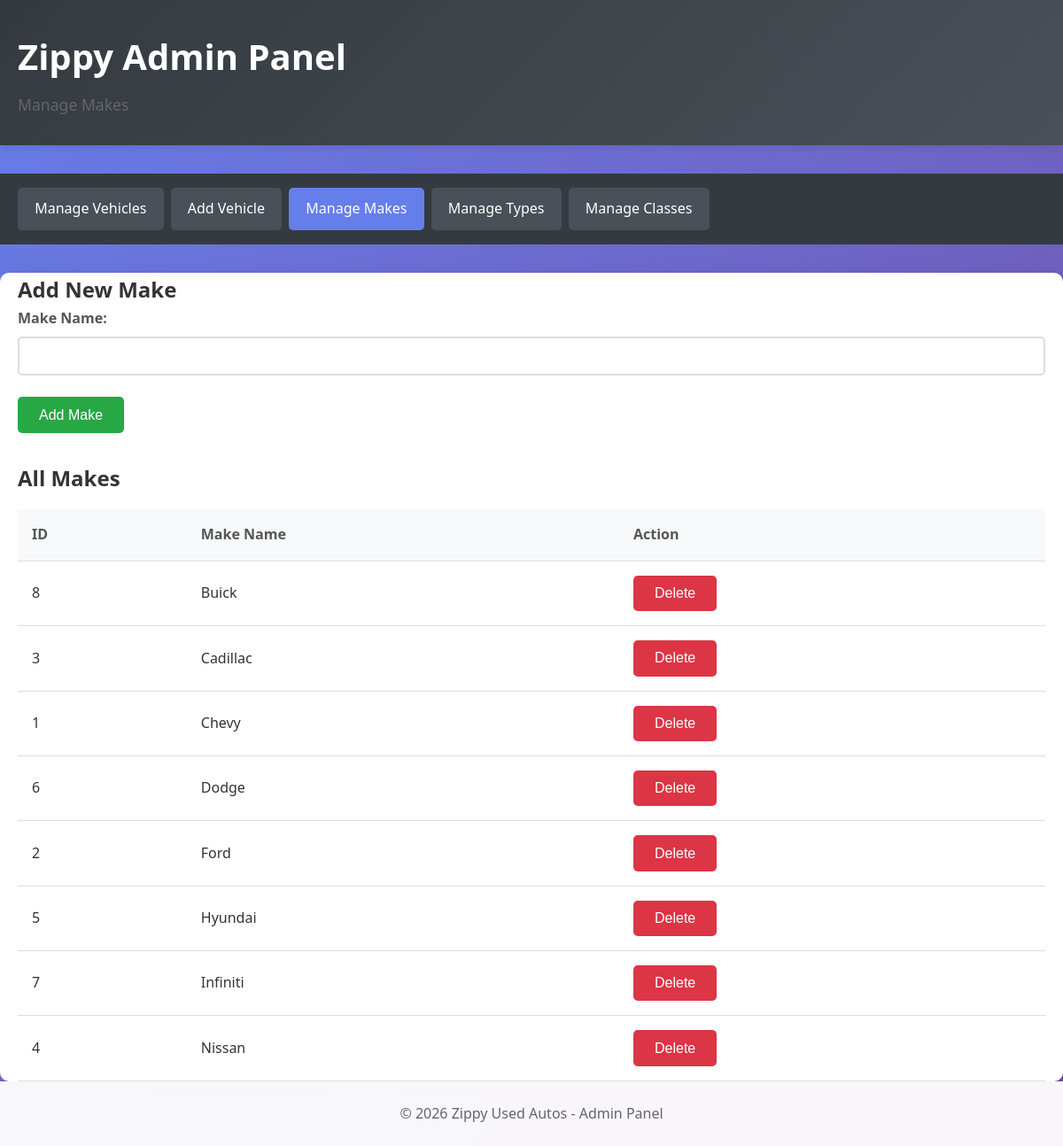
/admin/makes.php, run on the app's committed database.
### tables this page shows
CREATE TABLE makes (
    make_id INT AUTO_INCREMENT PRIMARY KEY,
    make_name VARCHAR(50) NOT NULL UNIQUE
);

### model/makes_db.php (called while the page is built, shortened)
<?php
function get_all_makes() {
    $db = get_db_connection();
    $query = "SELECT * FROM makes ORDER BY make_name";
    $statement = $db->prepare($query);
    $statement->execute();
    $makes = $statement->fetchAll();
    return $makes;
}
?>

### view/admin/makes_list.php (the view, shortened to what this page needs)
<!DOCTYPE html>
<html lang="en">
<head>
    <link rel="stylesheet" href="../css/style.css">
</head>
<body>
    <header class="admin-header">
        <div class="container">
            <h1>Zippy Admin Panel</h1>
            <p class="tagline">Manage Makes</p>
        </div>
    </header>
    <nav class="admin-nav">
        <div class="container">
            <ul>
                <li><a href="index.php">Manage Vehicles</a></li>
                <li><a href="add_vehicle.php">Add Vehicle</a></li>
                <li><a href="makes.php" class="active">Manage Makes</a></li>
                <li><a href="types.php">Manage Types</a></li>
                <li><a href="classes.php">Manage Classes</a></li>
            </ul>
        </div>
    </nav>
    <main class="container">
        <h2>Add New Make</h2>
        <form method="POST">
            <div class="form-group">
                <label for="make_name">Make Name:</label>
                <input type="text" id="make_name" name="make_name" required>
            </div>
            <button type="submit" class="btn btn-success">Add Make</button>
        </form>
        <h2 style="margin-top: 2rem;">All Makes</h2>
        <table>
            <thead>
                <tr>
                    <th>ID</th>
                    <th>Make Name</th>
                    <th>Action</th>
                </tr>
            </thead>
            <tbody>
                <?php foreach ($makes as $make): ?>
                    <tr>
                        <td><?php echo htmlspecialchars($make['make_id']); ?></td>
                        <td><?php echo htmlspecialchars($make['make_name']); ?></td>
                        <td>
                            <form method="POST" style="display: inline;"
                                  onsubmit="return confirm('Are you sure you want to delete this make?');">
                                <button type="submit" class="btn btn-danger">Delete</button>
                            </form>
                        </td>
                    </tr>
                <?php endforeach; ?>
            </tbody>
        </table>
    </main>
    <footer>
        <div class="container">
            <p>&copy; <?php echo date('Y'); ?> Zippy Used Autos - Admin Panel</p>
        </div>
    </footer>
</body>
</html>

### css/style.css (style rules this page uses)
* { margin: 0; padding: 0; box-sizing: border-box; }
body { font-family: 'Segoe UI', Tahoma, Geneva, Verdana, sans-serif; line-height: 1.6; color: #333; background: linear-gradient(135deg, #667eea 0%, #764ba2 100%); min-height: 100vh; }
.container { max-width: 1200px; margin: 0 auto; padding: 0 20px; }
header { background: rgba(255, 255, 255, 0.95); padding: 2rem 0; box-shadow: 0 2px 10px rgba(0,0,0,0.1); margin-bottom: 2rem; }
header h1 { color: #667eea; font-size: 2.5rem; margin-bottom: 0.5rem; }
.tagline { color: #666; font-size: 1.1rem; }
main { background: white; border-radius: 10px; padding: 2rem; margin-bottom: 2rem; box-shadow: 0 5px 20px rgba(0,0,0,0.1); }
.admin-nav { background: #343a40; padding: 1rem 0; margin-bottom: 2rem; }
.admin-nav ul { list-style: none; display: flex; flex-wrap: wrap; gap: 0.5rem; }
.admin-nav a { color: white; text-decoration: none; padding: 0.7rem 1.2rem; background: #495057; border-radius: 5px; transition: background 0.3s; display: inline-block; }
.admin-nav a:hover, .admin-nav a.active { background: #667eea; }
.admin-header { background: linear-gradient(135deg, #343a40 0%, #495057 100%); color: white; }
.admin-header h1 { color: white; }
.btn { padding: 0.7rem 1.5rem; border: none; border-radius: 5px; font-size: 1rem; cursor: pointer; transition: all 0.3s; text-decoration: none; display: inline-block; }
.btn-danger { background: #dc3545; color: white; }
.btn-success { background: #28a745; color: white; }
.form-group { margin-bottom: 1.5rem; }
.form-group label { display: block; font-weight: 600; margin-bottom: 0.5rem; color: #555; }
.form-group input, .form-group select { width: 100%; padding: 0.7rem; border: 2px solid #ddd; border-radius: 5px; font-size: 1rem; }
table { width: 100%; border-collapse: collapse; margin-top: 1rem; }
table th, table td { padding: 1rem; text-align: left; border-bottom: 1px solid #ddd; }
table th { background: #f8f9fa; font-weight: 600; color: #555; }
footer { background: rgba(255, 255, 255, 0.95); padding: 1.5rem 0; text-align: center; color: #666; }

### data on the page
makes: make_id "8", make_name "Buick"
makes: make_id "3", make_name "Cadillac"
makes: make_id "1", make_name "Chevy"
makes: make_id "6", make_name "Dodge"
makes: make_id "2", make_name "Ford"
makes: make_id "5", make_name "Hyundai"
makes: make_id "7", make_name "Infiniti"
makes: make_id "4", make_name "Nissan"
